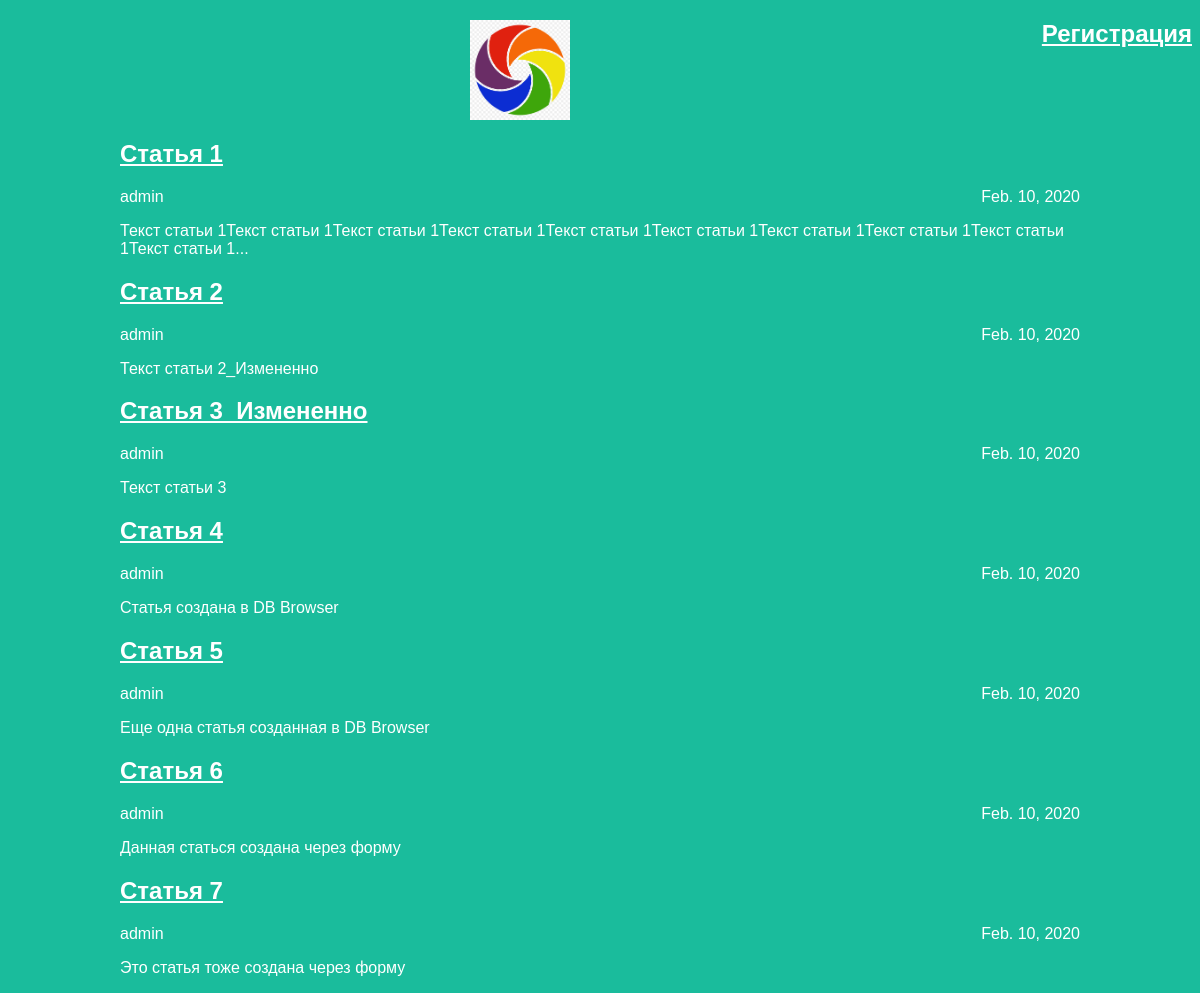
The page / on the database its author committed.
### articles/models.py (models this page shows, shortened)
class Article(models.Model):
    title = models.CharField(max_length=200)
    author = models.ForeignKey(User, on_delete=models.CASCADE)
    text = models.TextField()
    created_date = models.DateField(auto_now_add=True)
    def get_excerpt(self):
        return self.text[:140] + "..." if len(self.text) > 140 else self.text

### articles/views.py (the view)
# urls.py: path('', views.archive,name='archive'),
def archive(request):
    return render(request, 'archive.html', {"posts": Article.objects.all()})

### articles/templates/archive.html (shortened to what this page needs)
<!DOCTYPE html>
<html>
    <head>
        <link rel="stylesheet" href="{{ STATIC_URL }}/static/css/article.css">
    </head>
    <body class = "archive">
        <div class="header">
            <h2 class="reg-ref">
                <a href="/registration">Регистрация</a>
            </h2>
            <img src="/{{ STATIC_URL }}static/img/logo.png"/>
        </div>
        {% for post in posts %}
            <div class="archives">
                <div class="one-post">
                    <h2 class="post-title">
                        <a href="/article/{{ post.id }}">{{ post.title }}</a>
                    </h2>
                    <div class="article-info">
                        <div class="article-author">{{ post.author.username }}</div>
                        <div class="article-created-date">{{ post.created_date }}</div>
                    </div>
                    <p class="article-text">{{ post.get_excerpt }}</p>
                </div>
            </div>
        {% endfor %}
    </body>
</html>

### articles/static/css/article.css (style rules this page uses)
body { background: #1abc9c; font-family: Tahoma, Arial, sans-serif; color: #ffffff; }
.reg-ref a { float: right; color: #ffffff; padding-left: 10px; }
.header img { display: block; width: 100px; height: 100px; margin-left: auto; margin-right: auto; }
.archives { width: 960px; margin-left: auto; margin-right: auto; }
.post-title a { color: #ffffff; }
.article-author { width: 50%; float: left; }
.article-created-date { text-align: right; }

### rows shown on the page
Article: title "Статья 1", author.username "admin", created_date "Feb. 10, 2020", get_excerpt "Текст статьи 1Текст статьи 1Текст статьи 1Текст статьи 1Текст статьи 1Текст статьи 1Текст статьи 1Текст статьи 1Текст статьи 1Текст статьи 1..."
Article: title "Статья 2", author.username "admin", created_date "Feb. 10, 2020", get_excerpt "Текст статьи 2_Измененно"
Article: title "Статья 3_Измененно", author.username "admin", created_date "Feb. 10, 2020", get_excerpt "Текст статьи 3"
Article: title "Статья 4", author.username "admin", created_date "Feb. 10, 2020", get_excerpt "Статья создана в DB Browser"
Article: title "Статья 5", author.username "admin", created_date "Feb. 10, 2020", get_excerpt "Еще одна статья созданная в DB Browser"
Article: title "Статья 6", author.username "admin", created_date "Feb. 10, 2020", get_excerpt "Данная статься создана через форму"
Article: title "Статья 7", author.username "admin", created_date "Feb. 10, 2020", get_excerpt "Это статья тоже создана через форму"
